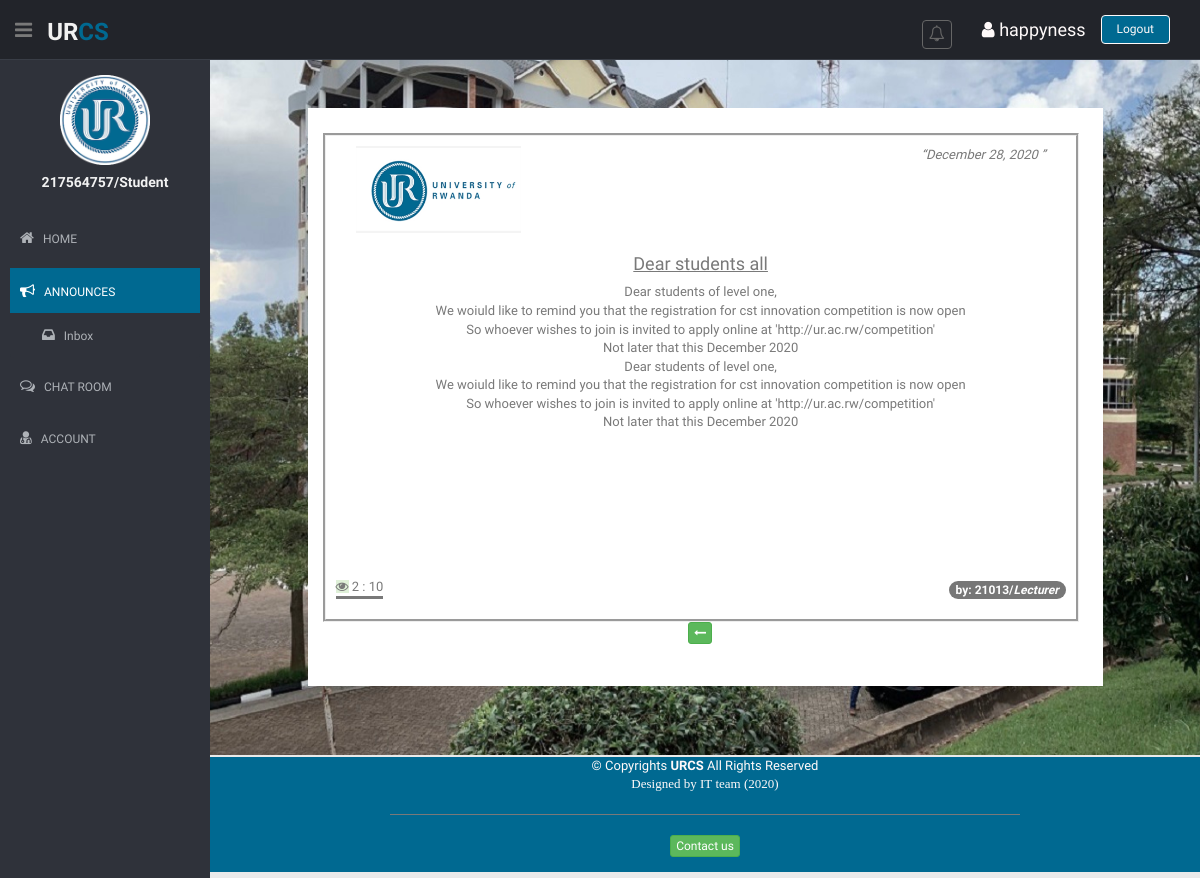
Screenshot of /announces/inbox/14/detail/ (signed in) with the database file from the repository.
### account/models.py (models this page shows)
class MyUser(AbstractUser):
    image = models.ImageField(upload_to='profiles/',default='avatar.png')
    phone = models.CharField(max_length=10, null=True)
    college=models.ForeignKey(College, related_name='users', on_delete=models.CASCADE, null=True)
    category = models.ForeignKey(Category, related_name='users', on_delete=models.CASCADE, null=True)
    subcategory = models.ForeignKey(Sub_category, related_name='users', on_delete=models.CASCADE, null=True)
    school = models.ForeignKey(School, related_name='users', on_delete=models.CASCADE, null=True)
    department = models.ForeignKey(Department, related_name='users', on_delete=models.CASCADE, null=True)
    level = models.CharField(max_length=5, null=True)
    unreads = models.PositiveIntegerField(default=0)

class Category(models.Model):
    name=models.CharField(max_length=30, unique=True)
    def __str__(self):
        return self.name

### announce/models.py (models this page shows, shortened)
class Announce(models.Model):
    title=models.CharField(max_length=100)
    content=RichTextField()
    file = models.FileField(upload_to='documents/',null=True,blank=True)
    sender=models.ForeignKey(MyUser,related_name='+',on_delete=models.SET_NULL,null=True)
    receiver=models.ManyToManyField(MyUser, related_name='+',blank=True)
    date=models.DateTimeField(auto_now_add=True)
    viewed_by=models.ManyToManyField(MyUser,related_name='views',blank=True)
    archived_by = models.ManyToManyField(MyUser, related_name='archives',blank=True)
    general = models.BooleanField(default=False)

### announce/views.py (the view, shortened to what this page needs)
# urls.py: path('<str:_from>/<int:pky>/detail/',views.view_announce,name='view'),
@login_required
def view_announce(request,pky,_from):
    create_form=AnnounceForm()
    pwd_form = PasswordChangeForm(request.user)
    contact_form = ContactForm()
    user= request.user
    announce=get_object_or_404(Announce,pk=pky)
    if user not in announce.viewed_by.all() and user != announce.sender:
        announce.viewed_by.add(user)
    _form = request.POST.get('form_name')
    context={'announce':announce,'user':user,'contact_form':contact_form,'pwd_form':pwd_form,'from':_from}
    return render(request,'view.html',context)

### announce/templates/view.html (shortened to what this page needs)
{% extends 'base.html' %}
{% load static %}
{% block active_announces %}
  <a class="active" href="javascript:;">
{% endblock %}
{% block body %}
<div class="row ">
  <div class="col-sm-1"></div>
  <div class="col-sm-10">
    <div class="white-panel">
      <div class="row">
        <div class="mt col-lg-11 col-xs-10" style="border-style: groove;margin-left: 30px;">
          <div class="row panel-heading">
            <div class="col-xs-6">
              <img class="pull-left" style="width: 50%;" src="{% static 'img/logoo.jpg' %}">
            </div>
            <div class="col-xs-6">
              <q class="pull-right">{{announce.date|date:'F d, Y'}}</i>
            </div>
          </div>
          <div class="panel-body" style="padding: unset;">
            <div>
              <h4><u>{{announce.title}}</u></h4>
            </div>
            <div class="row">
              <div style="height: 280px;overflow-y: auto;overflow-x: hidden;">
              <span>{{announce.content|safe}}</span>
              </div>
              <br>
              <br><br>
              <div style="position: absolute;bottom: 20px;left:10px;border-bottom: solid;">
                <i class="fa fa-eye bg-success"></i>
                {{announce.viewed_by.all.count}} :
                {% if announce.general %}
                <span>All</span>
                {% else %}
                <span>{{announce.receiver.all.count}}</span>
                {% endif %}
              </div>
              <div class="badge" style="position: absolute;bottom: 20px;right:10px;">
                by: <b>{{announce.sender}}</b>/<i>{{announce.sender.category|truncatechars:10}}</i>
              </div>
            </div>
          </div>
        </div>
        <div class="mt" style="margin-right: 10px;padding: 5px;">
            <a href="{% url from user.username %}" class="btn btn-success btn-xs"><i class="fa fa-long-arrow-left"></i></a><br><br>
        </div>
      </div>
      <br>
    </div>
  </div>
  <div class="col-sm-1"></div>
</div>
{% endblock %}

### templates/base.html (shortened to what this page needs)
{% load static %}
<!DOCTYPE html>
<html lang="en">
<head>
  <link href="{% static 'css/bootstrap.css' %}" rel="stylesheet">
  <link href="{% static 'css/bootstrap-select.min.css' %}" rel="stylesheet">
  <link href="{% static 'css/font-awesome.min.css' %}" rel="stylesheet" />
  <link href="{% static 'css/mystyle.css' %}" rel="stylesheet">
  <link href="{% static 'css/style-responsive.css' %}" rel="stylesheet">
</head>
{% block bdy_tag %}
<body>
{% endblock %}
  <section id="container">
    <header class="header black-bg">
      <div class="sidebar-toggle-box">
        <div class="fa fa-bars tooltips" data-placement="right"></div>
      </div>
      <a href="{% url 'home' %}" class="logo"><b>ur<span>cs</span></b></a>
      <div class="top-menu">
        <ul class="nav pull-right top-menu">
          <div class="sidebar-toggle-box">
            <ul class="nav top-menu">
              <li id="header_notification_bar" class="dropdown">
                {% if user.is_authenticated %}
                <a data-toggle="dropdown" class="dropdown-toggle" href="javascript:;">
                  <i class="fa  fa-bell-o"></i>
                </a>
                {% else %}
                <a class="dropdown-toggle" href="javascript:;" data-toggle="modal" data-target="#modal_">
                  <i class="fa  fa-bell-o"></i>
                </a>
                {% endif %}
              </li>
            </ul>
          </div>
          {% if user.is_authenticated %}
          <div class="sidebar-toggle-box">
            <a href="{% url 'profile' user %}">
              <h4 style="color: snow;margin-top: 0px;">
                <i class="fa fa-user"></i>
                {{user.first_name}}
              </h4>
            </a>
          </div>
            {% if user.username == 'admin' %}
            <li><a href="{% url 'register' %}" class="logout">register</a></li>
            {% else %}
            <li><a href="javascript:;" class="logout" data-toggle="modal" data-target="#modal_logout">Logout</a></li>
            {% endif %}
            {% else %}
          <li><a href="javascript:;" class="logout" data-toggle="modal" data-target="#modal_login">Login</a></li>
          {% endif %}
        </ul>
      </div>
    </header>
    <aside>
      <div id="sidebar" class="nav-collapse ">
        <ul class="sidebar-menu" id="nav-accordion">
          <p class="centered"><img src="{% static 'img/logo.png' %}" width="90"></a></p>
          {% if user.is_authenticated %}
          <h5 class="centered">{{user}}/{{user.category}}</h5>
          {% else%}
          <h5 class="centered">You have not looged in</h5>
          {% endif %}
          <li class="mt">
            {% block active_home %}
            <a href="{% url 'home' %}">
            {% endblock %}
              <i class="fa fa-home"></i>
              <span>HOME</span>
            </a>
          </li>
          <li class="sub-menu">
              {% block active_announces %}{% endblock %}
                <i class="fa fa-bullhorn"></i>
                <span>ANNOUNCES</span>&emsp;
              </a>
                <ul class="sub">
                  {% block active_ancts_inbox %}
                  <li>
                  {% endblock %}
                      {% if user.is_authenticated %}
                    <a href="{% url 'inbox' user.username %}">
                      {% else %}
                    <a href="{% url 'inbox' 'user' %}">
                      {% endif %}
                      <i class="fa fa-inbox"></i>
                      Inbox &emsp;
                    </a>
                  </li>
                </ul>
          </li>
          <li class="sub-menu">
                {% block active_chat %}
                {% if user.is_authenticated %}
              <a href="{% url 'chat' user.username %}">
                {% else %}
              <a href="{% url 'chat' 'user' %}">
                {% endif %}
                {% endblock %}
                <i class="fa fa-comments-o"></i>
                <span>CHAT ROOM</span>&emsp;
              </a>
          </li>
          <li class="sub-menu">
            {% block active_acc %}
            <a href="javascript:;">
            {% endblock %}
              <i class="fa fa-user-md"></i>
              <span>ACCOUNT</span>
            </a>
          </li>
        </ul>
      </div>
    </aside>
    <section id="main-content">
      <div id="bg_div" class="jumbotron" style="background-image:url('/static/img/backgd.jpg');background-repeat: no-repeat;background-size:100% 100% ;">
        <section class="wrapper">
          <div>
            {% block body %}
            {% endblock %}
          </div>
        </section>
      </div>
      <footer class="wrapper bg-theme" style="position:relative;margin-top: -28px;color: snow;">
        <div class="row">
          <div class="col-xs-2"></div>
          <div class="col-xs-8">
            <div class="text-center">
              &copy; Copyrights <b>URCS</b> All Rights Reserved
              <br>
              <i class="fa">Designed by IT team (2020)</i>
            </div>
            <hr>
            <div class="text-center">
              <a class="btn btn-success btn-xs" data-toggle="modal" data-target="#modal_contact">Contact us</a>
            </div>
          </div>
          <div class="col-xs-2"></div>
        </div>
      </footer>
    </section>
  </section>
</body>
</html>

### templates/modal_pwd.html (shortened to what this page needs)
{% load crispy_forms_tags %}

### templates/modal_contact.html (shortened to what this page needs)
{% load static %}
{% load crispy_forms_tags %}

### static/css/mystyle.css (style rules this page uses)
body { color: #797979; background: #eaeaea; font-family: 'Ruda', sans-serif; padding: 0px !important; margin: 0px !important; font-size:13px; }
ul li { list-style: none; }
a, a:hover, a:focus { text-decoration: none; outline: none; }
#container { width: 100%; height: 100%; }
.bg-theme { background-color: #006991; }
hr { margin-top: 20px; margin-bottom: 20px; border: 0; border-top: 1px solid #797979; }
.centered { text-align: center; }
.mt { margin-top: 25px; }
ul.top-menu > li > .logout { color: snow; font-size: 12px; border-radius: 4px; -webkit-border-radius: 4px; border: 1px solid snow !important; padding: 5px 15px; margin-right: 15px; background: #006991; margin-top: 15px; }
#sidebar { width: 210px; height: 100%; position: fixed; background: #2f323a; }
#sidebar h5 { color: #f2f2f2; font-weight: 700; }
#sidebar ul li { position: relative; }
#sidebar .sub-menu > .sub li { padding-left: 32px; }
#sidebar .sub-menu > .sub li:last-child { padding-bottom: 10px; }
ul.sidebar-menu , ul.sidebar-menu li ul.sub { margin: -2px 0 0; padding: 0; }
ul.sidebar-menu { margin-top: 75px; }
#sidebar > ul > li > ul.sub { display: none; }
#sidebar > ul > li.active > ul.sub, #sidebar > ul > li > ul.sub > li > a { display: block; }
ul.sidebar-menu li ul.sub li { background: #2f323a; margin-bottom: 0; margin-left: 0; margin-right: 0; }
ul.sidebar-menu li ul.sub li:last-child { border-radius: 0 0 4px 4px; -webkit-border-radius: 0 0 4px 4px; }
ul.sidebar-menu li ul.sub li a { font-size: 12px; padding: 6px 0; line-height: 35px; height: 35px; -webkit-transition: all 0.3s ease; -moz-transition: all 0.3s ease; -o-transition: all 0.3s ease; -ms-transition: all 0.3s ease; transition: all 0.3s ease; color: #aeb2b7; }
ul.sidebar-menu li { margin-bottom: 5px; margin-left:10px; margin-right:10px; }
ul.sidebar-menu li.sub-menu { line-height: 15px; }
ul.sidebar-menu li a span { display: inline-block; }
ul.sidebar-menu li a { color: #aeb2b7; text-decoration: none; display: block; padding: 15px 0 15px 10px; font-size: 12px; outline: none; -webkit-transition: all 0.3s ease; -moz-transition: all 0.3s ease; -o-transition: all 0.3s ease; -ms-transition: all 0.3s ease; transition: all 0.3s ease; }
ul.sidebar-menu li a.active, ul.sidebar-menu li a:hover, ul.sidebar-menu li a:focus { background: #006991; color: #fff; display: block; -webkit-transition: all 0.3s ease; -moz-transition: all 0.3s ease; -o-transition: all 0.3s ease; -ms-transition: all 0.3s ease; transition: all 0.3s ease; }
ul.sidebar-menu li a i { font-size: 15px; padding-right: 6px; }
ul.sidebar-menu li a.active i { color: #fff; }
#main-content { margin-left: 210px; }
.header, .footer { min-height: 60px; padding: 0 15px; }
.header { position: fixed; left: 0; right: 0; z-index: 1002; }
.black-bg { background: #22242a; border-bottom: 1px solid #393d46; }
.wrapper { display: inline-block; margin-top: 60px; padding-left: 15px; padding-right: 15px; padding-bottom: 15px; padding-top: 0px; width: 100%; }
a.logo { font-size: 24px; color: #f2f2f2; float: left; margin-top: 15px; text-transform: uppercase; }
a.logo b { font-weight: 900; }
a.logo span { color: #006991; }
#top_menu .nav > li, ul.top-menu > li { float: left; }
ul.top-menu > li > a { color: #666666; font-size: 16px; border-radius: 4px; -webkit-border-radius: 4px; border:1px solid #666666 !important; padding: 2px 6px; margin-right: 15px; }
.sidebar-toggle-box { float: left; padding-right: 15px; margin-top: 20px; }
.sidebar-toggle-box .fa-bars { cursor: pointer; display: inline-block; font-size: 20px; }
.white-panel { text-align: center; background: #ffffff; }
.active, .dot:hover { background-color: #717171; }
q { font-style: italic; }

### announce/templates/view.html (style rules this page uses)
p { font-size: 13px !important; margin:unset !important; }

### rows the page displays
MyUser: first_name "happyness", username "217564757", category "Student"
Announce: date "December 28, 2020", title "Dear students all", content "Dear students of level one, We woiuld like to remind you that the registration for cst innovation competition is now open So whoever wishes to join is invited to apply online at 'http://ur.ac.rw/competition' Not later that this December 2020 Dear students of level one, We woiuld like to remind you that the registration for cst innovation competition is now open So whoever wishes to join is invited to apply online at 'http://ur.ac.rw/competition' Not later that this December 2020", viewed_by.all.count "2", receiver.all.count "10", sender "21013", sender.category "Lecturer"
